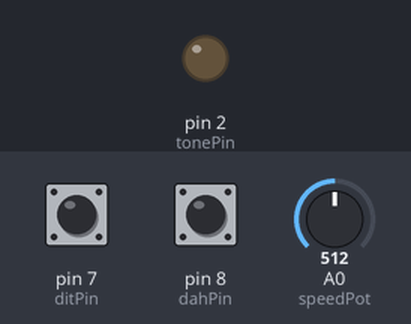
Recording of a sketch running on a simulated Arduino Uno, built with avr-gcc and run on an emulated ATmega328P. Parts: output pins drawn as LEDs (lit = HIGH). Dashed ring = blinking. The inputs (shaded band) are chosen by the test bench; at power-on: pin 7 (ditPin) HIGH, pin 8 (dahPin) HIGH, A0 (speedPot) = 512.

Above: at 1.2 s.
1.3 s: pin 7 (ditPin) pulled LOW for 0.15 s
At 2.7 s:
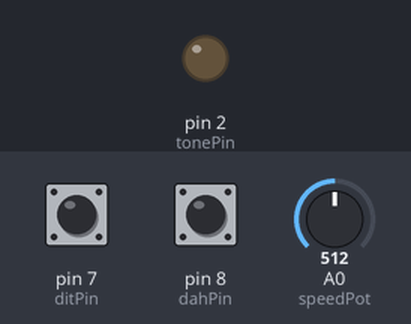
3.0 s: pin 8 (dahPin) pulled LOW for 1 s
At 3.1 s:
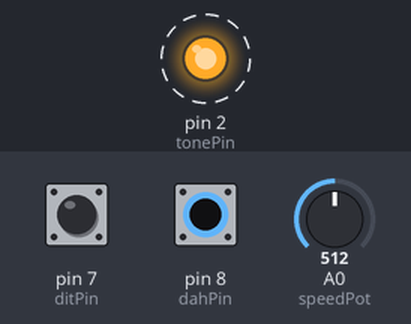
6.0 s: pin 8 (dahPin) pulled LOW for 3.2 s
At 10.0 s:
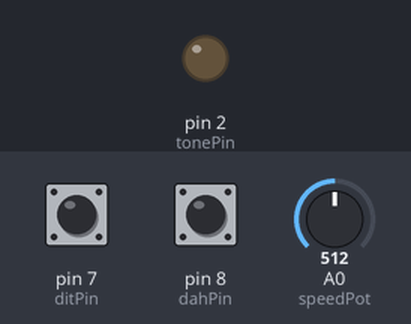
10.7 s: pin 7 (ditPin) pulled LOW for 3.2 s
At 14.3 s:
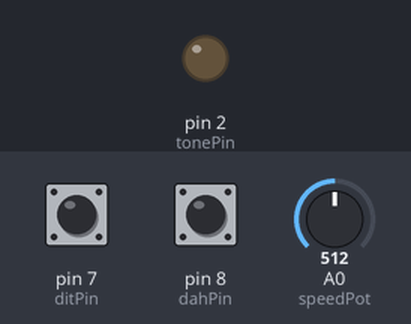
Timing chart, 0 to 15.8 s (numbered marks = the images above; inputs shaded):
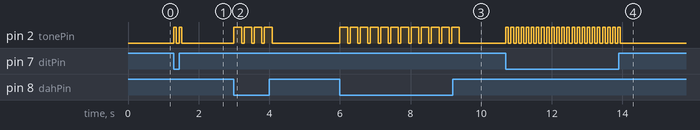

The sketch:

keyer.ino
```cpp
//
// keyer.ino -- use an Arduino as an adjustable speed two-paddle iambic keyer.
//

const int wpmMin     = 3;
const int wpmMax     = 30; // these values set the range of speeds available
const int wpmFixed   = 0;    // zero to use a pot, higher for a fixed speed

const int ditPin     = 7;  // traditionally, the left hand keyer paddle
const int dahPin     = 8;  // traditionally, the right hand keyer paddle
const int tonePin    = 2;  // long pin to 2, shorter pin to ground
const int speedPot   = A0;

enum states {
  IDLE, NEED_DIT, NEED_DIT_PAUSE, NEED_DAH, NEED_DAH_PAUSE
};
enum states state = IDLE;

void setup() {
  Serial.begin(9600);
  pinMode(tonePin,OUTPUT);
  pinMode(ditPin, INPUT_PULLUP);
  pinMode(dahPin, INPUT_PULLUP);
}

// getWpm -- gets the appropriate words per minute value based on a
// setting of the speed potentiometer.  If you'd rather not bother
// with this, just set wpmDefault to your preferred fixed speed.
float getWpm() {
  if (wpmFixed > 0)
    return wpmFixed;
  int potValue = analogRead(speedPot); // returns 0..1023
  float wpm = wpmMin + (potValue * (wpmMax - wpmMin)) / 1024.;
  return wpm;
}

void loop() {

  bool ditRequested = false, dahRequested = false;
  unsigned long int timeNow, timeNext;
  timeNow = timeNext = millis();

  while (true) {
    ditRequested = ditRequested || (digitalRead(ditPin) == LOW);
    dahRequested = dahRequested || (digitalRead(dahPin) == LOW);

    timeNow = millis();
    if (timeNow >= timeNext) {
      // The length of a dot in milliseconds is 1200 over the words
      // per minute rate, when using "PARIS" as the standard word.
      float wpm = getWpm();
      int ditTime = 1200 / wpm;
      switch (state) {
      case IDLE:
        if (ditRequested) {
          state = NEED_DIT;
        }
        if (dahRequested) {
          state = NEED_DAH;
        }
        continue;
      case NEED_DIT:
        digitalWrite(tonePin, HIGH);
        timeNext = millis() + ditTime;
        state = NEED_DIT_PAUSE;
        continue;
      case NEED_DIT_PAUSE:
        digitalWrite(tonePin, LOW);
        timeNext = millis() + ditTime;
        ditRequested = false;
        state = dahRequested ? NEED_DAH : IDLE;
        continue;
      case NEED_DAH:
        digitalWrite(tonePin, HIGH);
        timeNext = millis() + 3 * ditTime;
        state = NEED_DAH_PAUSE;
        continue;
      case NEED_DAH_PAUSE:
        digitalWrite(tonePin, LOW);
        timeNext = millis() + ditTime;
        dahRequested = false;
        state = ditRequested ? NEED_DIT : IDLE;
        continue;
      }
      delay(1);
    }
  }
}
```

Measured:
- after the input at 1.3 s, pin 2 (tonePin): alternates HIGH for 0.07 s and LOW for 0.07 s, 4 changes in all, then stays LOW, starting at once
- after the input at 3.0 s, pin 2 (tonePin): alternates HIGH for 0.22 s and LOW for 0.07 s, 8 changes in all, then stays LOW, starting at once
- after the input at 6.0 s, pin 2 (tonePin): alternates HIGH for 0.22 s and LOW for 0.07 s, 24 changes in all, then stays LOW, starting at once
- after the input at 10.7 s, pin 2 (tonePin): alternates HIGH for 0.07 s and LOW for 0.07 s, 46 changes in all, then stays LOW, starting at once
